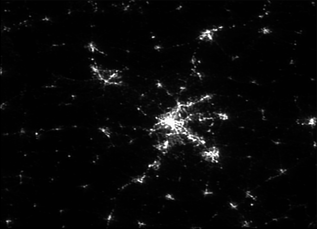
#> input picture comparision/Input/10.png, 317 x 229 px; its folder holds only this picture in this run
$ python locator_Temporal.py
#> lines starting #> are read from the running program, lines starting #| are printed output that depends on the picture
import os
import cv2
import numpy as np
import matplotlib.pyplot as plt
from sklearn.cluster import KMeans
from geopy.distance import geodesic
from PIL import Image

# ========== PARAMETERS ==========
NUM_GRIDS = 15                         # Number of power grids to be placed
MIN_DISTANCE_KM = 50                   # Minimum distance between two grids (in km)
PERCENTILE = 90                        # Percentile for threshold
INPUT_FOLDER = "./comparision/Input"              # Folder containing yearly PNGs

# Coordinates of the image corners (top-left, bottom-left, bottom-right, top-right)
COORDINATES = [
    [-79.6104828125, 42.1057705066091],
    [-79.6104828125, 36.588415552450094],
    [-71.0850921875, 36.588415552450094],
    [-71.0850921875, 42.1057705066091]
]

lat_top = COORDINATES[0][1]
lat_bottom = COORDINATES[1][1]
lon_left = COORDINATES[0][0]
lon_right = COORDINATES[2][0]

def pixel_to_geo(x, y, width, height):
    lon = lon_left + (x / width) * (lon_right - lon_left)
    lat = lat_top - (y / height) * (lat_top - lat_bottom)
    return (lat, lon)

# ========== LOAD MULTIPLE IMAGES ==========
image_list = []
file_names = sorted([f for f in os.listdir(INPUT_FOLDER) if f.endswith(".png")])

for file in file_names:
    path = os.path.join(INPUT_FOLDER, file)
    img = Image.open(path).convert("L")
#> img is the input picture: PIL image 317x229 L; min 0, max 255, mean 8.9
    image_array = np.array(img)
    image_list.append(image_array)

image_stack = np.stack(image_list, axis=0)  # Shape: (years, height, width)
height, width = image_stack.shape[1:]
#> height = 229; width = 317

# ========== AGGREGATE BRIGHTNESS ACROSS YEARS ==========
aggregated_image = np.mean(image_stack, axis=0)  # You can also try np.max or np.sum

# ========== HISTOGRAM ==========
plt.figure(figsize=(10, 5))
plt.hist(aggregated_image.flatten(), bins=256, range=(0, 255), color='gray', edgecolor='black')
plt.title('Aggregated Pixel Intensity Histogram')
plt.xlabel('Pixel Intensity')
plt.ylabel('Frequency')
plt.grid(True)
plt.show()
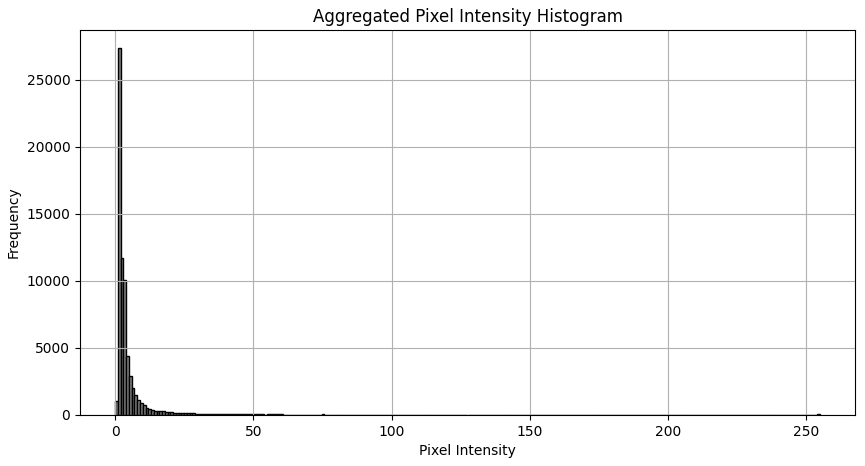
#> figure drawn by matplotlib, 1 panel; tallest bar 27340 high, from x = 0.996 to 1.99

# ========== THRESHOLDING ==========
INTENSITY_THRESHOLD = np.percentile(aggregated_image, PERCENTILE)
#> INTENSITY_THRESHOLD = 14
print(f"Using threshold from {PERCENTILE}th percentile: {INTENSITY_THRESHOLD:.2f}")
#| Using threshold from 90th percentile: 14.00

def get_bright_pixels(image_array, threshold):
#> called with threshold = 14
    y_indices, x_indices = np.where(image_array >= threshold)
#> y_indices = 7492 values from 0 to 228; x_indices = 7492 values, max 316 at index 3346, min 0 at index 1178, mean 172.4
    coords = np.column_stack((x_indices, y_indices))
#> coords = 7492 pairs, first value 0 to 316, second value 0 to 228
    return coords

bright_pixels = get_bright_pixels(aggregated_image, INTENSITY_THRESHOLD)
#> bright_pixels has the same summary as coords in get_bright_pixels
if bright_pixels.shape[0] < NUM_GRIDS:
    raise ValueError(f"Too few bright pixels ({bright_pixels.shape[0]}) found at threshold {INTENSITY_THRESHOLD:.2f}. Try a lower percentile.")

# ========== K-MEANS CLUSTERING ==========
kmeans = KMeans(n_clusters=NUM_GRIDS, random_state=42).fit(bright_pixels)
final_centers = kmeans.cluster_centers_
#> final_centers = 15 rows, first 8: [36.54, 120.9], [168.4, 132], [206.6, 39.31], [280.4, 189.2], [103.9, 71.05], [140.9, 189.4], [189.8, 100.5], [230.4, 204.2]

# ========== DISTANCE FILTERING ==========
filtered_centers = []
for center in final_centers:
    latlon = pixel_to_geo(center[0], center[1], width, height)
    too_close = False
    for existing in filtered_centers:
#> (the run stopped early here; a loop or call above may not have finished)

$ run again, on comparision/Input/17.png
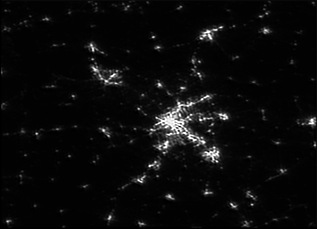
#> input picture comparision/Input/17.png, 317 x 229 px
#> img is the input picture: PIL image 317x229 L; min 0, max 255, mean 10.6
#> `plt.show()`:
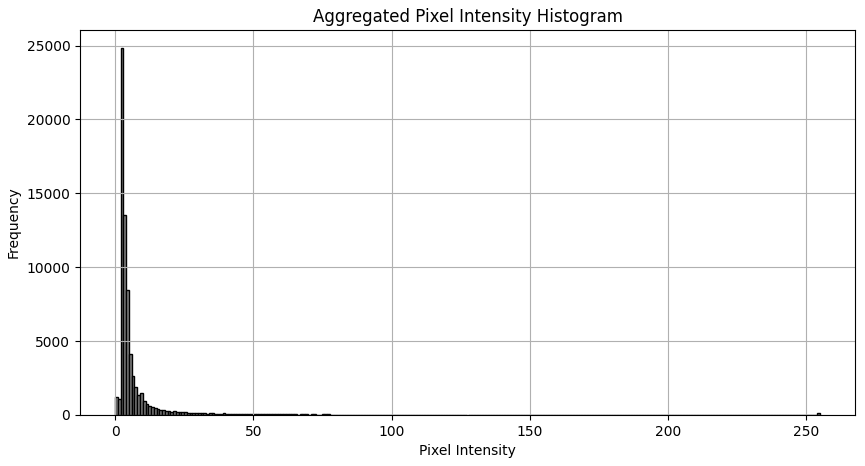
#> figure drawn by matplotlib, 1 panel; tallest bar 24815 high, from x = 1.99 to 2.99
#> INTENSITY_THRESHOLD = 18
#| Using threshold from 90th percentile: 18.00
#> y_indices = 7545 values from 0 to 227; x_indices = 7545 values, max 316 at index 3567, min 1 at index 1247, mean 172.6
#> coords = 7545 pairs, first value 1 to 316, second value 0 to 227
#> bright_pixels has the same summary as coords in get_bright_pixels
#> final_centers = 15 rows, first 8: [186.8, 100.4], [105.1, 139.4], [239.7, 203], [131.6, 21.22], [93.41, 62.82], [271.5, 30.99], [207, 39.19], [167.3, 132.9]
